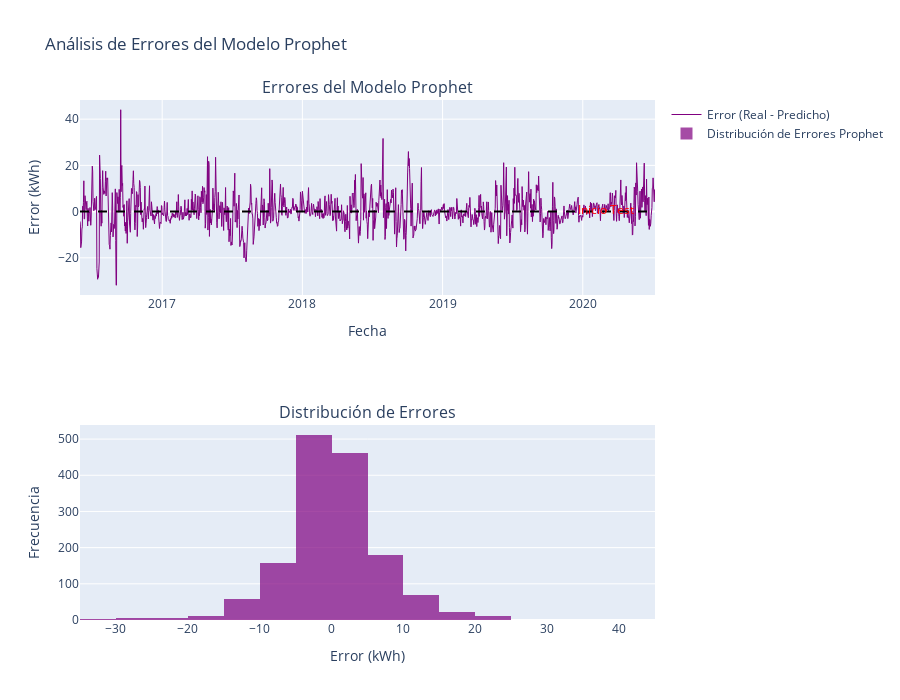

Write notebook code for a chart like this one.
### Markdown cell above
**Respuesta:**

### Code cell
# 1. Preparar datos para Prophet
print(" 1. Preparación de datos para Prophet ")

# Verificar si tenemos los datos básicos - si no, cargarlos

df_energia = pd.read_csv('energia_homero.csv')
df_energia['date'] = pd.to_datetime(df_energia['date'])
print(f"Datos cargados: {df_energia.shape}")

# Recrear train_data y test_data si no existen
if 'train_data' not in locals() or 'test_data' not in locals():
    print("Recreando división train/test")
    fecha_corte = '2020-02-29'
    train_data = df_energia[df_energia['date'] <= fecha_corte].copy()
    test_data = df_energia[df_energia['date'] > fecha_corte].copy()
    print(f"Train: {len(train_data)} observaciones, Test: {len(test_data)} observaciones")

# Crear copias de los conjuntos de datos y renombrar columnas según requerimientos de Prophet
train_prophet = train_data[['date', 'Energy_kWh']].copy()
test_prophet = test_data[['date', 'Energy_kWh']].copy()

# Renombrar columnas: 'date' -> 'ds', 'Energy_kWh' -> 'y'
train_prophet.columns = ['ds', 'y']
test_prophet.columns = ['ds', 'y']

print(f"Conjunto de entrenamiento Prophet:")
print(f"Forma: {train_prophet.shape}")
print(f"Columnas: {list(train_prophet.columns)}")
print(f"Primeras 3 filas:")
print(train_prophet.head(3))

print(f"\nConunto de prueba Prophet:")
print(f"Forma: {test_prophet.shape}")
print(f"Columnas: {list(test_prophet.columns)}")
print(f"Primeras 3 filas:")
print(test_prophet.head(3))

# 2. Crear y ajustar modelo Prophet
print("\n 2. Creación y ajuste del modelo Prophet ")

# Crear modelo Prophet
model_prophet = Prophet()

# Entrenar el modelo con datos de entrenamiento
print("Entrenando modelo Prophet")
model_prophet.fit(train_prophet)
print("Modelo Prophet entrenado exitosamente")

# Crear dataframe futuro para predicciones
# Incluir tanto el período de entrenamiento como el de prueba
periods_to_forecast = len(test_prophet)
future = model_prophet.make_future_dataframe(periods=periods_to_forecast)

print(f"\nDataFrame futuro creado:")
print(f"Forma: {future.shape}")
print(f"Rango de fechas: {future['ds'].min()} a {future['ds'].max()}")

# Realizar predicciones
print("Realizando predicciones")
forecast = model_prophet.predict(future)
print("Predicciones completadas")

# Mostrar componentes principales del forecast
print(f"\nComponentes principales del forecast:")
print(f"Columnas disponibles: {forecast.columns.tolist()}")

# 3. Gráficos de predicciones y componentes
print("\n 3. Visualización de predicciones y componentes ")

# Gráfico de predicciones usando Prophet
fig1 = model_prophet.plot(forecast)
fig1.suptitle('Predicciones Prophet - Consumo de Energía de Homero', fontsize=14, fontweight='bold')
plt.xlabel('Fecha')
plt.ylabel('Consumo de Energía (kWh)')
plt.tight_layout()
plt.show()

# Gráfico de componentes usando Prophet
fig2 = model_prophet.plot_components(forecast)
fig2.suptitle('Componentes del Modelo Prophet', fontsize=14, fontweight='bold')
plt.tight_layout()
plt.show()

# 4. Calcular MAE
print("\n 4. Cálculo del Mean Absolute Error (MAE) ")

# Separar predicciones para train y test
forecast_train = forecast.iloc[:len(train_prophet)]
forecast_test = forecast.iloc[len(train_prophet):]

# Calcular MAE para entrenamiento
mae_prophet_train = mean_absolute_error(train_prophet['y'], forecast_train['yhat'])

# Calcular MAE para prueba
mae_prophet_test = mean_absolute_error(test_prophet['y'], forecast_test['yhat'])

print(f"MAE Entrenamiento (Prophet): {mae_prophet_train:.4f} kWh")
print(f"MAE Prueba (Prophet): {mae_prophet_test:.4f} kWh")

# Comparación con modelos anteriores (si están disponibles)
print(f"\nComparación con modelos anteriores:")
if 'mae_trend_train' in locals() and 'mae_seasonal_train' in locals():
    print(f"MAE Tendencia (Train/Test): {mae_trend_train:.4f} / {mae_trend_test:.4f}")
    print(f"MAE Estacional (Train/Test): {mae_seasonal_train:.4f} / {mae_seasonal_test:.4f}")
    print(f"MAE Prophet (Train/Test): {mae_prophet_train:.4f} / {mae_prophet_test:.4f}")

    # Calcular mejoras relativas
    mejora_vs_tendencia = ((mae_trend_test - mae_prophet_test) / mae_trend_test * 100)
    mejora_vs_estacional = ((mae_seasonal_test - mae_prophet_test) / mae_seasonal_test * 100)

    print(f"\nMejora de Prophet vs Tendencia: {mejora_vs_tendencia:.2f}%")
    print(f"Mejora de Prophet vs Estacional: {mejora_vs_estacional:.2f}%")
else:
    print(f"MAE Prophet (Train/Test): {mae_prophet_train:.4f} / {mae_prophet_test:.4f}")
    print("Nota: Para comparar con otros modelos, ejecute primero las celdas 21-27 del laboratorio")

# 5. Análisis de errores
print("\n 5. Análisis de errores del modelo Prophet ")

# Calcular errores
# Concatenar datos reales de train y test
y_real_full = pd.concat([train_prophet['y'], test_prophet['y']], ignore_index=True)

# Errores completos
error_prophet_full = y_real_full - forecast['yhat']
error_prophet_train = train_prophet['y'].values - forecast_train['yhat'].values  
error_prophet_test = test_prophet['y'].values - forecast_test['yhat'].values

print(f"Estadísticas de errores del modelo Prophet:")
print(f"Error medio entrenamiento: {np.mean(error_prophet_train):.4f} kWh")
print(f"Error medio prueba: {np.mean(error_prophet_test):.4f} kWh")
print(f"Desviación estándar error entrenamiento: {np.std(error_prophet_train):.4f} kWh")
print(f"Desviación estándar error prueba: {np.std(error_prophet_test):.4f} kWh")

# Gráfico de errores usando plotly
fig_error_prophet = make_subplots(rows=2, cols=1, 
                                 subplot_titles=['Errores del Modelo Prophet', 
                                               'Distribución de Errores'])

# Crear fechas completas para el gráfico
dates_complete = pd.concat([train_prophet['ds'], test_prophet['ds']], ignore_index=True)

# Gráfico de errores en el tiempo
fig_error_prophet.add_trace(
    go.Scatter(x=dates_complete, 
               y=error_prophet_full,
               mode='lines',
               name='Error (Real - Predicho)',
               line=dict(color='purple', width=1)),
    row=1, col=1
)

# Línea de error cero
fig_error_prophet.add_hline(y=0, line_dash="dash", line_color="black", row=1, col=1)

# Línea divisoria entre train y test
test_start_date = '2020-03-01'
fig_error_prophet.add_shape(
    type="line",
    x0=test_start_date, y0=0,
    x1=test_start_date, y1=1,
    yref="paper",
    line=dict(color="red", width=2, dash="dash"),
    row=1, col=1
)

# Añadir anotación
fig_error_prophet.add_annotation(
    x=test_start_date,
    y=0.9,
    yref="paper",
    text="Inicio Test",
    showarrow=False,
    font=dict(color="red"),
    row=1, col=1
)

# Histograma de errores
fig_error_prophet.add_trace(
    go.Histogram(x=error_prophet_full, 
                 name='Distribución de Errores Prophet',
                 nbinsx=30,
                 marker_color='purple',
                 opacity=0.7),
    row=2, col=1
)

fig_error_prophet.update_layout(
    title='Análisis de Errores del Modelo Prophet',
    height=700,
    showlegend=True
)

fig_error_prophet.update_xaxes(title_text="Fecha", row=1, col=1)
fig_error_prophet.update_yaxes(title_text="Error (kWh)", row=1, col=1)
fig_error_prophet.update_xaxes(title_text="Error (kWh)", row=2, col=1)
fig_error_prophet.update_yaxes(title_text="Frecuencia", row=2, col=1)

fig_error_prophet.show()



# Estadísticas comparativas finales
print(f"\n RESUMEN COMPARATIVO DE MODELOS ")
if 'mae_trend_train' in locals() and 'mae_seasonal_train' in locals():
    print(f"Modelo               | MAE Train | MAE Test  | Mejora vs Tendencia")
    print(f"Tendencia Lineal     | {mae_trend_train:.4f}   | {mae_trend_test:.4f}   | Baseline")
    print(f"Estacional (Fourier) | {mae_seasonal_train:.4f}   | {mae_seasonal_test:.4f}   | {((mae_trend_test - mae_seasonal_test) / mae_trend_test * 100):5.2f}%")
    print(f"Prophet              | {mae_prophet_train:.4f}   | {mae_prophet_test:.4f}   | {mejora_vs_tendencia:5.2f}%")

### Figure 1 — Plotly figure (JSON) as saved in the notebook; plotly's stock layout.template omitted (floating-point values rounded to 4 significant figures; data arrays with more than 128 entries replaced by an {"elided": "..."} marker saying what was removed)
{"data": [{"line": {"color": "purple", "width": 1}, "mode": "lines", "name": "Error (Real - Predicho)", "type": "scatter", "x": {"elided": "1498 str values"}, "xaxis": "x", "y": {"elided": "1498 float values"}, "yaxis": "y"}, {"marker": {"color": "purple"}, "name": "Distribución de Errores Prophet", "nbinsx": 30, "opacity": 0.7, "type": "histogram", "x": {"elided": "1498 float values"}, "xaxis": "x2", "yaxis": "y2"}], "layout": {"annotations": [{"font": {"size": 16}, "showarrow": false, "text": "Errores del Modelo Prophet", "x": 0.5, "xanchor": "center", "xref": "paper", "y": 1, "yanchor": "bottom", "yref": "paper"}, {"font": {"size": 16}, "showarrow": false, "text": "Distribución de Errores", "x": 0.5, "xanchor": "center", "xref": "paper", "y": 0.375, "yanchor": "bottom", "yref": "paper"}, {"font": {"color": "red"}, "showarrow": false, "text": "Inicio Test", "x": "2020-03-01", "xref": "x", "y": 0.9, "yref": "y"}], "height": 700, "shapes": [{"line": {"color": "black", "dash": "dash"}, "type": "line", "x0": 0, "x1": 1, "xref": "x domain", "y0": 0, "y1": 0, "yref": "y"}, {"line": {"color": "red", "dash": "dash", "width": 2}, "type": "line", "x0": "2020-03-01", "x1": "2020-03-01", "xref": "x", "y0": 0, "y1": 1, "yref": "y"}], "showlegend": true, "title": {"text": "Análisis de Errores del Modelo Prophet"}, "xaxis": {"anchor": "y", "domain": [0, 1], "title": {"text": "Fecha"}}, "xaxis2": {"anchor": "y2", "domain": [0, 1], "title": {"text": "Error (kWh)"}}, "yaxis": {"anchor": "x", "domain": [0.625, 1], "title": {"text": "Error (kWh)"}}, "yaxis2": {"anchor": "x2", "domain": [0, 0.375], "title": {"text": "Frecuencia"}}}}
